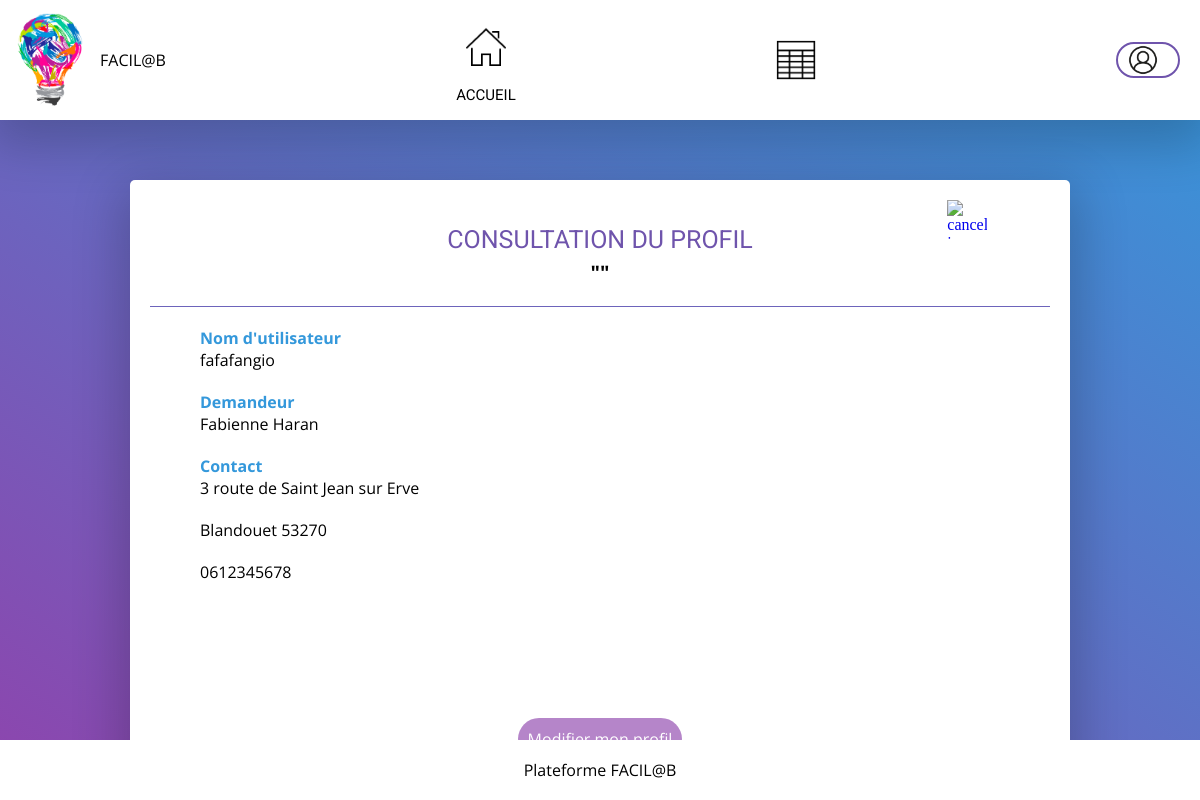
The page /profile/7/ on the database its author committed.
### authentication/models.py (models this page shows, shortened)
class User(AbstractUser):
    is_applicant = models.BooleanField(default=False)
    is_fablab = models.BooleanField(default=False)
    created_at = models.DateTimeField(default=timezone.now)
    updated_at = models.DateTimeField(auto_now=True)

class ApplicantUser(models.Model):
    user = models.ForeignKey(User, on_delete=models.CASCADE)
    first_name = models.fields.CharField(
        max_length=128,
        verbose_name='Prénom')
    last_name = models.fields.CharField(
        max_length=128,
        verbose_name='Nom')
    number_route = models.fields.CharField(
        max_length=10,
        blank=True,
        null=True,
        verbose_name='N° de voie')
    name_route = models.fields.CharField(
        max_length=255,
        blank=True,
        null=True,
        verbose_name='Nom de voie')
    additional_address = models.fields.CharField(
        max_length=255,
        blank=True,
        null=True,
        verbose_name='Complément d\'adresse')
    class Department(models.TextChoices):
        CALVADOS = '14', '14 - Calvados'
        COTES_DARMOR = '22', '22 - Côtes d\'armor'
        FINISTERE = '29', '29 - Finistère'
        ILE_ET_VILAINE = '35', '35 - Ile-et-Vilaine'
        LOIRE_ATLANTIQUE = '44', '44 - Loire Atlantique'
        MAINE_ET_LOIRE = '49', '49 - Maine-et-Loire'
        MANCHE = '50', '50 - Manche'
        MAYENNE = '53', '53 - Mayenne'
        MORBIHAN = '56', '56 - Morbihan'
        ORNE = '61', '61 - Orne'
        SARTHE = '72', '72 - Sarthe'
        VENDEE = '85', '85 - Vendée'
    department = models.fields.CharField(
        choices=Department.choices,
        max_length=50)
    postcode = models.fields.CharField(
        max_length=5,
        blank=True,
        null=True,
        verbose_name='Code postal')
    city = models.fields.CharField(
        max_length=128,
        blank=True,
        null=True,
        verbose_name='Ville')
    type_organization = models.CharField(
        max_length=128,
        blank=True,
        null=True,
        verbose_name='Type d\'organisation')
    name_organization = models.CharField(
        max_length=128,
        blank=True,
        null=True,
        verbose_name='Nom de l\'organisation')
    web_site = models.CharField(
        max_length=255,
        blank=True,
        null=True,
        verbose_name='Site internet')
    phone_number = models.fields.CharField(
        max_length=10,
        verbose_name='Téléphone')
    email = models.EmailField(
        max_length=254,
        null=True,
        verbose_name='Adresse mail')

### authentication/views.py (the view)
# urls.py: path('profile/<id>/', authentication.views.detail_profile, name='profile-applicant'),
def detail_profile(request, id):
    detail_of_profile = User.objects.get(id=id)
    applicant_element = ApplicantUser.objects.get(user_id=detail_of_profile)
    return render(request, 'detail_profile_applicant.html',
                  {'user_profile': detail_of_profile, 'applicant_profile': applicant_element})

### authentication/templates/detail_profile_applicant.html (shortened to what this page needs)
{% extends 'base.html' %}
{% block update_profile_applicant %}
<article class="article-detail-profile">
    <div class="window-detail-profile">
            <div class="header-detail-profile">
                <a href="{% url 'list-request' %}">
                    <img class="cancel-detail-profile" src="/static/images/cancel_icon.png" alt="cancel icon">
                </a>
                <div>
                    <p class="title-detail-profile">CONSULTATION DU PROFIL</p>
                    <p class="name-user">"{{ user.username }}"</p>
                </div>
            </div>
            <div class="list-element-profile">
                <div class="show-description">
                    <h3>Nom d'utilisateur</h3>
                    <p class="response">{{ user_profile.username }}</p>
                </div>
                <div class="show-created-at">
                    <h3>Demandeur</h3>
                    <p class="response">{{ applicant_profile.first_name }} {{ applicant_profile.last_name }}</p>
                </div>
                <div class="show-updated-at">
                    <h3>Contact</h3>
                    {% if applicant_profile.number_route|length > 0 and applicant_profile.name_route|length > 0 %}
                        <p class="response">{{ applicant_profile.number_route}} {{ applicant_profile.name_route}}</p>
                    {% endif %}
                    {% if applicant_profile.city|length > 0 and applicant_profile.postcode|length > 0 %}
                        <p class="response">{{ applicant_profile.city }} {{ applicant_profile.postcode }}</p>
                    {% endif %}
                    <p class="response">{{ applicant_profile.phone_number }}</p>
                </div>
            </div>
            <div class="button-update-profile">
                <a class="link-update-profile" href="{% url 'update-profile' user.id %}">Modifier mon profil</a>
            </div>
    </div>
</article>
{% endblock %}

### authentication/static/base.css (style rules this page uses)
html { height: 100%; }
body { margin: 0px; padding: 0px; height: 100%; display: flex; flex-direction: column; background-image: linear-gradient(to right top, #8e44ad 0%, #3498db 100%); }
p { font-family: "Open Sans"; }

### plateform/static/list_requests.css (style rules this page uses)
p { text-align: justify; }

### plateform/static/detail_request.css (style rules this page uses)
h3 { font-family: "Open Sans"; width: 100%; font-size: 16px; color: #3498db; margin: 0px; }
.response { margin-top: 0px; margin-bottom: 20px; padding: 0px; }

### authentication/static/detail_profile.css (style rules this page uses)
.article-detail-profile { display: flex; justify-content: center; height: 100%; }
.window-detail-profile { background: white; display: flex; flex-direction: column; align-items: center; width: 900px; height: 600px; margin-top: 60px; box-shadow: 0px 15px 50px 10px rgba(0, 0, 0, 0.2); border-radius: 5px; overflow-y: scroll; padding-left: 20px; padding-right: 20px; }
.header-detail-profile { width: 100%; height: auto; display: flex; justify-content: center; margin-top: 20px; border-bottom: 1px solid #6d64bb; }
.title-detail-profile { text-transform: uppercase; font-family: roboto; font-size: 25px; color: rgba(111, 84, 172, 1); margin-bottom: 0px; }
.name-user { font-size: 20px; margin-top: 5px; text-align: center; font-weight: 700; }
.list-element-profile { width: 800px; padding-top: 20px; height: 100%; }
h3 { font-family: "Open Sans"; width: auto; font-size: 16px; color: #3498db; margin: 0px; }
.cancel-detail-profile { height: 40px; width: 40px; position: absolute; margin-left: 500px; margin-bottom: 30px; }
.button-update-profile { margin-top: 30px; margin-bottom: 30px; }
.link-update-profile { background: #8e44ad; opacity: 0.65; color: #fff; border-radius: 25px; text-align: center; text-decoration: none; padding: 10px; font-family: "Open Sans"; }
.response { margin-top: 0px; margin-bottom: 20px; padding: 0px; }

### rows shown on the page
User: username "fafafangio"
ApplicantUser: first_name "Fabienne", last_name "Haran", number_route "3", name_route "route de Saint Jean sur Erve", city "Blandouet", postcode "53270", phone_number "0612345678"
